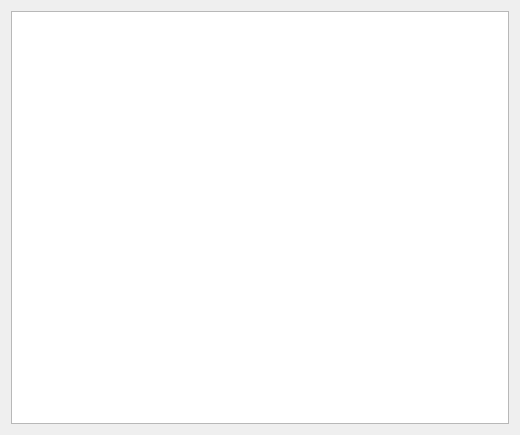
<?xml version="1.0" encoding="UTF-8"?>
<ui version="4.0">
 <class>WarningsDialog</class>
 <widget class="QDialog" name="WarningsDialog">
  <property name="windowModality">
   <enum>Qt::ApplicationModal</enum>
  </property>
  <property name="geometry">
   <rect>
    <x>0</x>
    <y>0</y>
    <width>520</width>
    <height>435</height>
   </rect>
  </property>
  <property name="windowTitle">
   <string>Recent Warnings and Errors</string>
  </property>
  <layout class="QHBoxLayout" name="horizontalLayout">
   <item>
    <widget class="QPlainTextEdit" name="errorMsgTextEdit"/>
   </item>
  </layout>
 </widget>
 <resources/>
 <connections/>
</ui>
